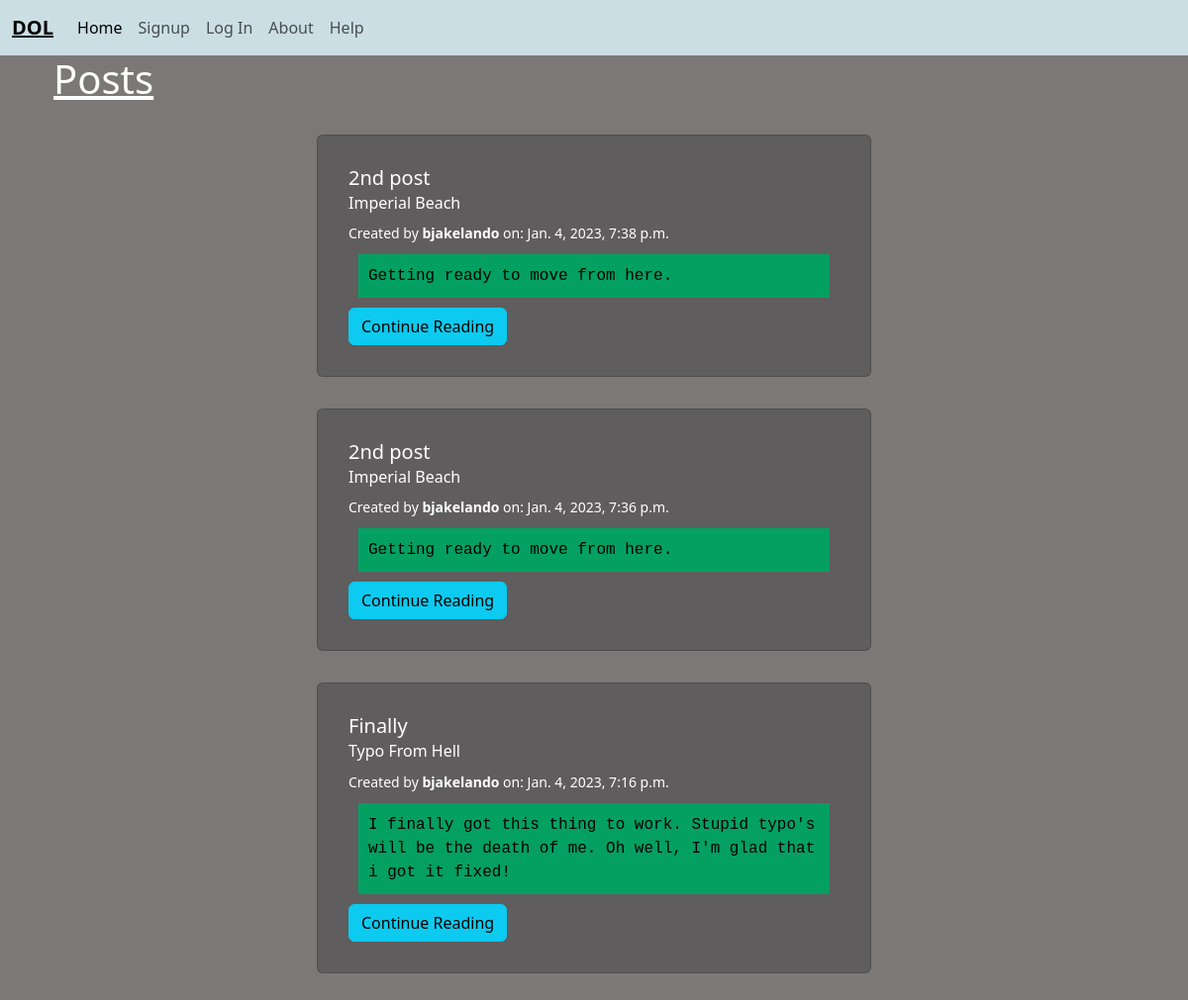
The app's page /posts/, older data.
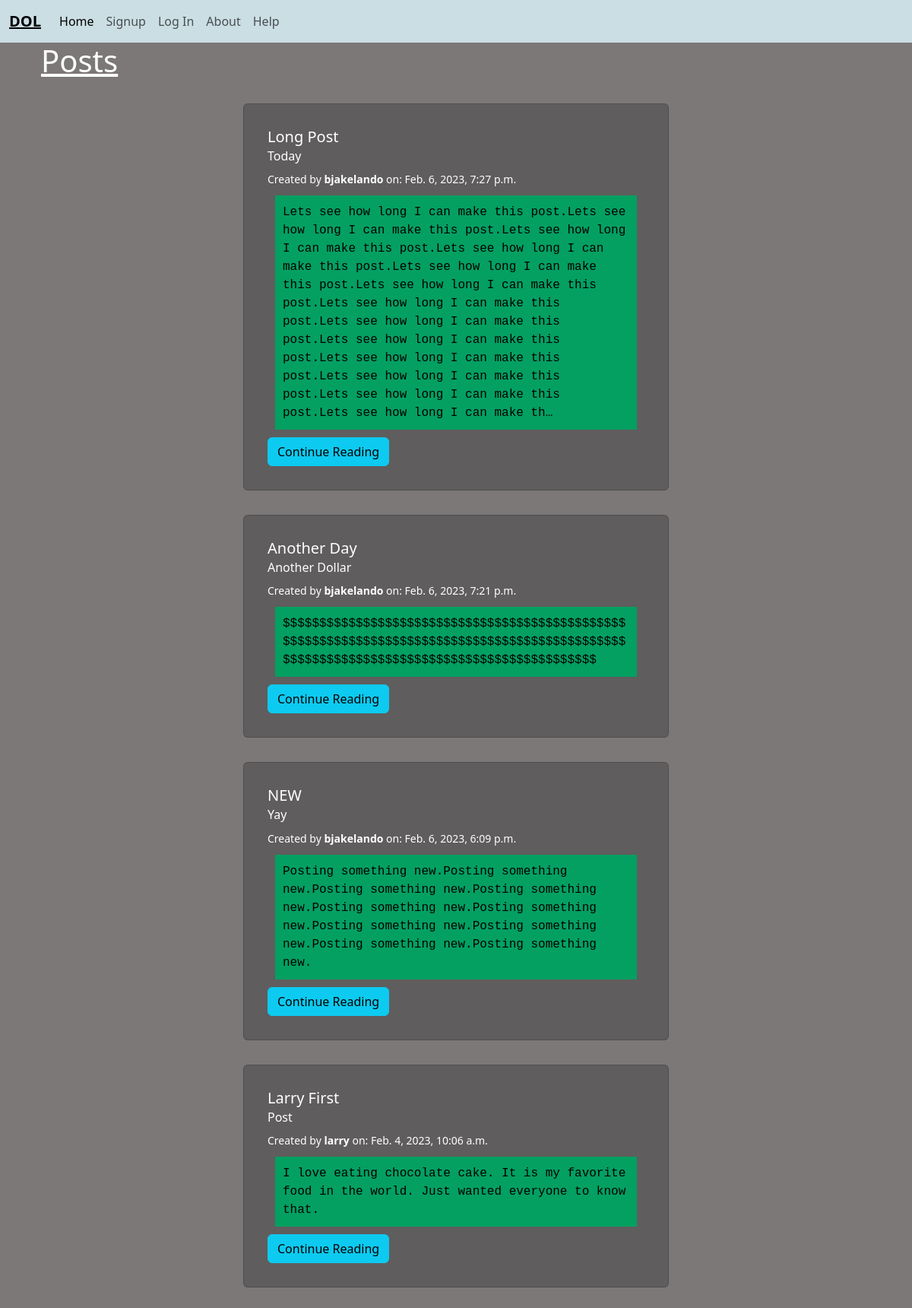
The same page, newer data.
### posts/models.py (models this page shows, shortened)
class Post(models.Model):
    title = models.CharField(max_length=256)
    subtitle = models.CharField(max_length=256)
    body = models.TextField()
    created_on = models.DateTimeField(auto_now_add=True)
    author = models.ForeignKey(
        get_user_model(),
        on_delete=models.CASCADE
    )
    status = models.ForeignKey(
        Status,
        on_delete=models.CASCADE,
        default = 2)

### posts/views.py (the view)
# urls.py: path('', views.PostListView.as_view(), name ='list'),
class PostListView(ListView):
    template_name = 'posts/list.html'
    model = Post
    def get_context_data(self, **kwargs):
            context = super().get_context_data(**kwargs)
            status = Status.objects.get(id=1)
            context["post_list"] = Post.objects.filter(
                status=status).order_by("created_on").reverse()
            return context

### templates/posts/list.html (shortened to what this page needs)
{% extends 'base.html' %}
{% load static %}
{% block content %}
<body class="homeBody">
<div class ="container">
<h1><u>Posts</u></h1>
{% for post in post_list %}
    <div class ="card">
        <div class ="card-body">
            <h5 class = "card-title">{{ post.title }}</h5>
            <h6 class="card-subtitle mb-2">{{ post.subtitle }}</h6>
            <small> Created by <b>{{ post.author }}</b> on: {{post.created_on }}</small>
            <p id="postBody" class = "card-text">{{ post.body | truncatechars:500 }}</p>
            <a href="{% url 'detail' post.id %}" class ="btn btn-info">Continue Reading</a>
        </div>
    </div>
{% endfor %}
</div>
</body>
{% endblock content %}

Row changes from the older to the newer data that the page shows:
removed Post: title "2nd post", subtitle "Imperial Beach", author "bjakelando", created_on "Jan. 4, 2023, 7:38 p.m.", body "Getting ready to move from here."
removed Post: title "2nd post", subtitle "Imperial Beach", author "bjakelando", created_on "Jan. 4, 2023, 7:36 p.m.", body "Getting ready to move from here."
removed Post: title "Finally", subtitle "Typo From Hell", author "bjakelando", created_on "Jan. 4, 2023, 7:16 p.m.", body "I finally got this thing to work. Stupid typo's will be the death of me. Oh well, I'm glad that i got it fixed!"
added Post: title "Long Post", subtitle "Today", author "bjakelando", created_on "Feb. 6, 2023, 7:27 p.m.", body "Lets see how long I can make this post.Lets see how long I can make this post.Lets see how long I can make this post.Lets see how long I can make this post.Lets see how long I can make this post.Lets see how long I can make this post.Lets see how long I can make this post.Lets see how long I can make this post.Lets see how long I can make this post.Lets see how long I can make this post.Lets see how long I can make this post.Lets see how long I can make this post.Lets see how long I can make th…"
added Post: title "Another Day", subtitle "Another Dollar", author "bjakelando", created_on "Feb. 6, 2023, 7:21 p.m.", body "$$$$$$$$$$$$$$$$$$$$$$$$$$$$$$$$$$$$$$$$$$$$$$$$$$$$$$$$$$$$$$$$$$$$$$$$$$$$$$$$$$$$$$$$$$$$$$$$$$$$$$$$$$$$$$$$$$$$$$$$$$$$$$$$$$$$$$$$$"
added Post: title "NEW", subtitle "Yay", author "bjakelando", created_on "Feb. 6, 2023, 6:09 p.m.", body "Posting something new.Posting something new.Posting something new.Posting something new.Posting something new.Posting something new.Posting something new.Posting something new.Posting something new.Posting something new."
added Post: title "Larry First", subtitle "Post", author "larry", created_on "Feb. 4, 2023, 10:06 a.m.", body "I love eating chocolate cake. It is my favorite food in the world. Just wanted everyone to know that."
